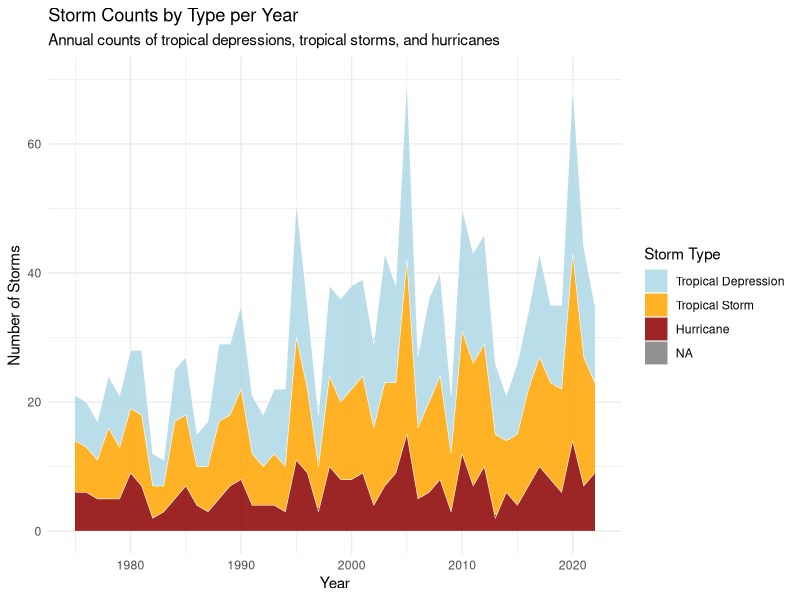
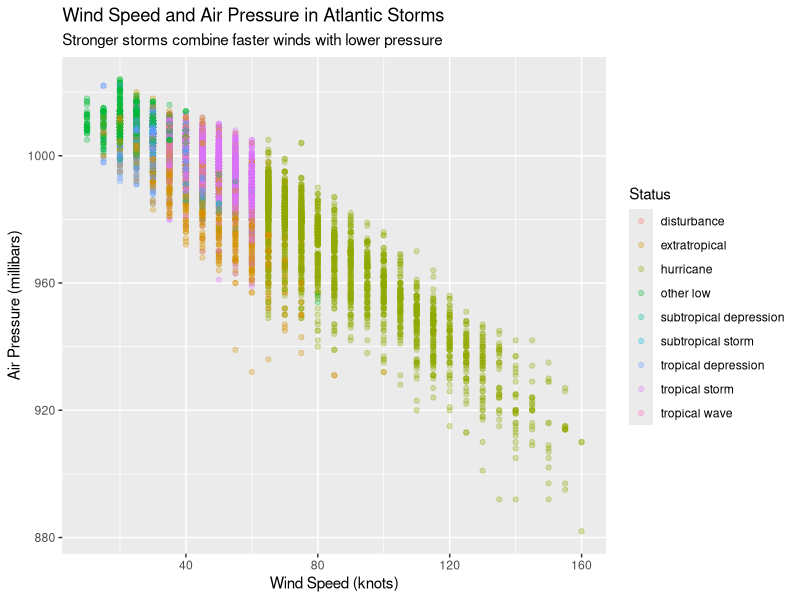

Generate these figures, in order, with R:
## ---- chunk 1
#| label: setup
#| message: false
library(tidyverse)
## ---- chunk 2
#| label: storm-plot
storms |>
  filter(status %in% c("tropical depression", "tropical storm", "hurricane")) |>
  distinct(year, name, status) |>
  count(year, status) |>
  complete(year, status, fill = list(n = 0)) |>
  mutate(status = factor(
    status,
    levels = c("tropical depression", "tropical storm", "hurricane"),
    labels = c("Tropical Depression", "Tropical Storm", "Hurricane")
  )) |>
  ggplot(aes(x = year, y = n, fill = status)) +
  geom_area(alpha = 0.85, color = "white", linewidth = 0.2) +
  scale_fill_manual(
    values = c(
      "Tropical Depression" = "lightblue",
      "Tropical Storm" = "orange",
      "Hurricane" = "darkred"
    )
  ) +
  labs(
    title = "Storm Counts by Type per Year",
    subtitle = "Annual counts of tropical depressions, tropical storms, and hurricanes",
    x = "Year",
    y = "Number of Storms",
    fill = "Storm Type"
  ) +
  theme_minimal()
## ---- chunk 3
#| label: storms_recent
#| cache: true
storms_recent <- storms |>
  filter(year >= 2000) |>
  select(year, name, status, wind, pressure)
## ---- chunk 4
#| label: plot-wind-pressure
ggplot(storms_recent, aes(x = wind, y = pressure, color = status)) +
  geom_point(alpha = 0.3) +
  labs(
    title = "Wind Speed and Air Pressure in Atlantic Storms",
    subtitle = "Stronger storms combine faster winds with lower pressure",
    x = "Wind Speed (knots)",
    y = "Air Pressure (millibars)",
    color = "Status"
  )
